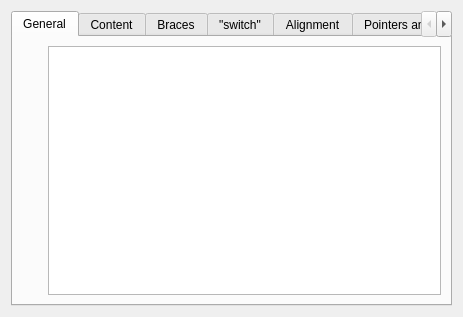
<?xml version="1.0" encoding="UTF-8"?>
<ui version="4.0">
 <class>CppTools::Internal::CppCodeStyleSettingsPage</class>
 <widget class="QWidget" name="CppTools::Internal::CppCodeStyleSettingsPage">
  <property name="geometry">
   <rect>
    <x>0</x>
    <y>0</y>
    <width>463</width>
    <height>317</height>
   </rect>
  </property>
  <property name="windowTitle">
   <string/>
  </property>
  <layout class="QVBoxLayout" name="verticalLayout_3">
   <item>
    <widget class="QTabWidget" name="categoryTab">
     <property name="currentIndex">
      <number>0</number>
     </property>
     <widget class="QWidget" name="generalTab">
      <attribute name="title">
       <string>General</string>
      </attribute>
      <layout class="QGridLayout" name="gridLayout">
       <item row="0" column="0">
        <widget class="TextEditor::TabSettingsWidget" name="tabSettingsWidget" native="true">
         <property name="sizePolicy">
          <sizepolicy hsizetype="Fixed" vsizetype="Preferred">
           <horstretch>0</horstretch>
           <verstretch>0</verstretch>
          </sizepolicy>
         </property>
         <property name="focusPolicy">
          <enum>Qt::TabFocus</enum>
         </property>
        </widget>
       </item>
       <item row="0" column="1" rowspan="2">
        <widget class="TextEditor::SnippetEditorWidget" name="previewTextEditGeneral">
         <property name="plainText">
          <string/>
         </property>
        </widget>
       </item>
       <item row="1" column="0">
        <spacer name="verticalSpacer_5">
         <property name="orientation">
          <enum>Qt::Vertical</enum>
         </property>
         <property name="sizeHint" stdset="0">
          <size>
           <width>20</width>
           <height>347</height>
          </size>
         </property>
        </spacer>
       </item>
      </layout>
     </widget>
     <widget class="QWidget" name="contentTab">
      <attribute name="title">
       <string>Content</string>
      </attribute>
      <layout class="QHBoxLayout" name="horizontalLayout">
       <item>
        <widget class="QGroupBox" name="contentGroupBox">
         <property name="title">
          <string>Indent</string>
         </property>
         <layout class="QVBoxLayout" name="verticalLayout">
          <item>
           <widget class="QCheckBox" name="indentAccessSpecifiers">
            <property name="text">
             <string>&quot;public&quot;, &quot;protected&quot; and
&quot;private&quot; within class body</string>
            </property>
           </widget>
          </item>
          <item>
           <widget class="QCheckBox" name="indentDeclarationsRelativeToAccessSpecifiers">
            <property name="text">
             <string>Declarations relative to &quot;public&quot;,
&quot;protected&quot; and &quot;private&quot;</string>
            </property>
           </widget>
          </item>
          <item>
           <widget class="QCheckBox" name="indentFunctionBody">
            <property name="text">
             <string>Statements within function body</string>
            </property>
           </widget>
          </item>
          <item>
           <widget class="QCheckBox" name="indentBlockBody">
            <property name="text">
             <string>Statements within blocks</string>
            </property>
           </widget>
          </item>
          <item>
           <widget class="QCheckBox" name="indentNamespaceBody">
            <property name="text">
             <string>Declarations within
&quot;namespace&quot; definition</string>
            </property>
           </widget>
          </item>
          <item>
           <spacer name="verticalSpacer">
            <property name="orientation">
             <enum>Qt::Vertical</enum>
            </property>
            <property name="sizeHint" stdset="0">
             <size>
              <width>17</width>
              <height>114</height>
             </size>
            </property>
           </spacer>
          </item>
         </layout>
        </widget>
       </item>
       <item>
        <widget class="TextEditor::SnippetEditorWidget" name="previewTextEditContent">
         <property name="plainText">
          <string/>
         </property>
        </widget>
       </item>
      </layout>
     </widget>
     <widget class="QWidget" name="bracesTab">
      <attribute name="title">
       <string>Braces</string>
      </attribute>
      <layout class="QHBoxLayout" name="horizontalLayout_3">
       <item>
        <widget class="QGroupBox" name="bracesGroupBox">
         <property name="title">
          <string>Indent Braces</string>
         </property>
         <layout class="QVBoxLayout" name="verticalLayout_2">
          <item>
           <widget class="QCheckBox" name="indentClassBraces">
            <property name="text">
             <string>Class declarations</string>
            </property>
           </widget>
          </item>
          <item>
           <widget class="QCheckBox" name="indentNamespaceBraces">
            <property name="text">
             <string>Namespace declarations</string>
            </property>
           </widget>
          </item>
          <item>
           <widget class="QCheckBox" name="indentEnumBraces">
            <property name="text">
             <string>Enum declarations</string>
            </property>
           </widget>
          </item>
          <item>
           <widget class="QCheckBox" name="indentFunctionBraces">
            <property name="text">
             <string>Function declarations</string>
            </property>
           </widget>
          </item>
          <item>
           <widget class="QCheckBox" name="indentBlockBraces">
            <property name="text">
             <string>Blocks</string>
            </property>
           </widget>
          </item>
          <item>
           <spacer name="verticalSpacer_3">
            <property name="orientation">
             <enum>Qt::Vertical</enum>
            </property>
            <property name="sizeHint" stdset="0">
             <size>
              <width>20</width>
              <height>195</height>
             </size>
            </property>
           </spacer>
          </item>
         </layout>
        </widget>
       </item>
       <item>
        <widget class="TextEditor::SnippetEditorWidget" name="previewTextEditBraces">
         <property name="plainText">
          <string/>
         </property>
        </widget>
       </item>
      </layout>
     </widget>
     <widget class="QWidget" name="switchTab">
      <attribute name="title">
       <string>&quot;switch&quot;</string>
      </attribute>
      <layout class="QHBoxLayout" name="horizontalLayout_4">
       <item>
        <widget class="QGroupBox" name="switchGroupBox">
         <property name="title">
          <string>Indent within &quot;switch&quot;</string>
         </property>
         <layout class="QVBoxLayout" name="verticalLayout_4">
          <item>
           <widget class="QCheckBox" name="indentSwitchLabels">
            <property name="text">
             <string>&quot;case&quot; or &quot;default&quot;</string>
            </property>
           </widget>
          </item>
          <item>
           <widget class="QCheckBox" name="indentCaseStatements">
            <property name="text">
             <string>Statements relative to
&quot;case&quot; or &quot;default&quot;</string>
            </property>
           </widget>
          </item>
          <item>
           <widget class="QCheckBox" name="indentCaseBlocks">
            <property name="text">
             <string>Blocks relative to
&quot;case&quot; or &quot;default&quot;</string>
            </property>
           </widget>
          </item>
          <item>
           <widget class="QCheckBox" name="indentCaseBreak">
            <property name="text">
             <string>&quot;break&quot; statement relative to
&quot;case&quot; or &quot;default&quot;</string>
            </property>
           </widget>
          </item>
          <item>
           <spacer name="verticalSpacer_4">
            <property name="orientation">
             <enum>Qt::Vertical</enum>
            </property>
            <property name="sizeHint" stdset="0">
             <size>
              <width>20</width>
              <height>143</height>
             </size>
            </property>
           </spacer>
          </item>
         </layout>
        </widget>
       </item>
       <item>
        <widget class="TextEditor::SnippetEditorWidget" name="previewTextEditSwitch">
         <property name="plainText">
          <string/>
         </property>
        </widget>
       </item>
      </layout>
     </widget>
     <widget class="QWidget" name="alignmentTab">
      <attribute name="title">
       <string>Alignment</string>
      </attribute>
      <layout class="QHBoxLayout" name="horizontalLayout_5">
       <item>
        <widget class="QGroupBox" name="alignmentGroupBox">
         <property name="title">
          <string>Align</string>
         </property>
         <layout class="QVBoxLayout" name="verticalLayout_5">
          <item>
           <widget class="QCheckBox" name="alignAssignments">
            <property name="toolTip">
             <string>&lt;html&gt;&lt;head/&gt;&lt;body&gt;
Enables alignment to tokens after =, += etc. When the option is disabled, regular continuation line indentation will be used.&lt;br&gt;
&lt;br&gt;
With alignment:
&lt;pre&gt;
a = a +
    b
&lt;/pre&gt;
Without alignment:
&lt;pre&gt;
a = a +
        b
&lt;/pre&gt;
&lt;/body&gt;&lt;/html&gt;</string>
            </property>
            <property name="text">
             <string>Align after assignments</string>
            </property>
           </widget>
          </item>
          <item>
           <widget class="QCheckBox" name="extraPaddingConditions">
            <property name="toolTip">
             <string>&lt;html&gt;&lt;head/&gt;&lt;body&gt;
Adds an extra level of indentation to multiline conditions in the switch, if, while and foreach statements if they would otherwise have the same or less indentation than a nested statement.

For four-spaces indentation only if statement conditions are affected. Without extra padding:
&lt;pre&gt;
if (a &amp;&amp;
    b)
    c;
&lt;/pre&gt;
With extra padding:
&lt;pre&gt;
if (a &amp;&amp;
        b)
    c;
&lt;/pre&gt;
&lt;/body&gt;&lt;/html&gt;</string>
            </property>
            <property name="text">
             <string>Add extra padding to conditions
if they would align to the next line</string>
            </property>
           </widget>
          </item>
          <item>
           <spacer name="verticalSpacer_2">
            <property name="orientation">
             <enum>Qt::Vertical</enum>
            </property>
            <property name="sizeHint" stdset="0">
             <size>
              <width>20</width>
              <height>40</height>
             </size>
            </property>
           </spacer>
          </item>
         </layout>
        </widget>
       </item>
       <item>
        <widget class="TextEditor::SnippetEditorWidget" name="previewTextEditPadding">
         <property name="plainText">
          <string/>
         </property>
        </widget>
       </item>
      </layout>
     </widget>
     <widget class="QWidget" name="typesTab">
      <attribute name="title">
       <string>Pointers and References</string>
      </attribute>
      <layout class="QHBoxLayout" name="horizontalLayout_2">
       <item>
        <widget class="QGroupBox" name="pointerReferencesGroupBox">
         <property name="title">
          <string>Bind '*' and '&amp;&amp;' in types/declarations to</string>
         </property>
         <layout class="QVBoxLayout" name="verticalLayout_6">
          <item>
           <widget class="QCheckBox" name="bindStarToIdentifier">
            <property name="toolTip">
             <string>&lt;html&gt;&lt;head/&gt;&lt;body&gt;This does not apply to the star and reference symbol in pointer/reference to functions and arrays, e.g.:
&lt;pre&gt;   int (&amp;rf)() = ...;
   int (*pf)() = ...;

   int (&amp;ra)[2] = ...;
   int (*pa)[2] = ...;

&lt;/pre&gt;&lt;/body&gt;&lt;/html&gt;</string>
            </property>
            <property name="text">
             <string>Identifier</string>
            </property>
           </widget>
          </item>
          <item>
           <widget class="QCheckBox" name="bindStarToTypeName">
            <property name="text">
             <string>Type name</string>
            </property>
           </widget>
          </item>
          <item>
           <widget class="QCheckBox" name="bindStarToLeftSpecifier">
            <property name="text">
             <string>Left const/volatile</string>
            </property>
           </widget>
          </item>
          <item>
           <widget class="QCheckBox" name="bindStarToRightSpecifier">
            <property name="toolTip">
             <string>This does not apply to references.</string>
            </property>
            <property name="text">
             <string>Right const/volatile</string>
            </property>
           </widget>
          </item>
          <item>
           <spacer name="verticalSpacer_6">
            <property name="orientation">
             <enum>Qt::Vertical</enum>
            </property>
            <property name="sizeHint" stdset="0">
             <size>
              <width>20</width>
              <height>40</height>
             </size>
            </property>
           </spacer>
          </item>
         </layout>
        </widget>
       </item>
       <item>
        <widget class="TextEditor::SnippetEditorWidget" name="previewTextEditPointerReferences">
         <property name="plainText">
          <string/>
         </property>
        </widget>
       </item>
      </layout>
     </widget>
     <widget class="QWidget" name="getterSetterTab">
      <attribute name="title">
       <string>Getter and Setter</string>
      </attribute>
      <layout class="QVBoxLayout" name="verticalLayout_7">
       <item>
        <widget class="QCheckBox" name="preferGetterNamesWithoutGet">
         <property name="text">
          <string>Prefer getter names without &quot;get&quot;</string>
         </property>
        </widget>
       </item>
       <item>
        <spacer name="verticalSpacer_7">
         <property name="orientation">
          <enum>Qt::Vertical</enum>
         </property>
         <property name="sizeHint" stdset="0">
          <size>
           <width>20</width>
           <height>40</height>
          </size>
         </property>
        </spacer>
       </item>
      </layout>
     </widget>
    </widget>
   </item>
  </layout>
 </widget>
 <customwidgets>
  <customwidget>
   <class>TextEditor::TabSettingsWidget</class>
   <extends>QWidget</extends>
   <header location="global">texteditor/tabsettingswidget.h</header>
   <container>1</container>
  </customwidget>
  <customwidget>
   <class>TextEditor::SnippetEditorWidget</class>
   <extends>QPlainTextEdit</extends>
   <header location="global">texteditor/snippets/snippeteditor.h</header>
  </customwidget>
 </customwidgets>
 <resources/>
 <connections/>
</ui>
